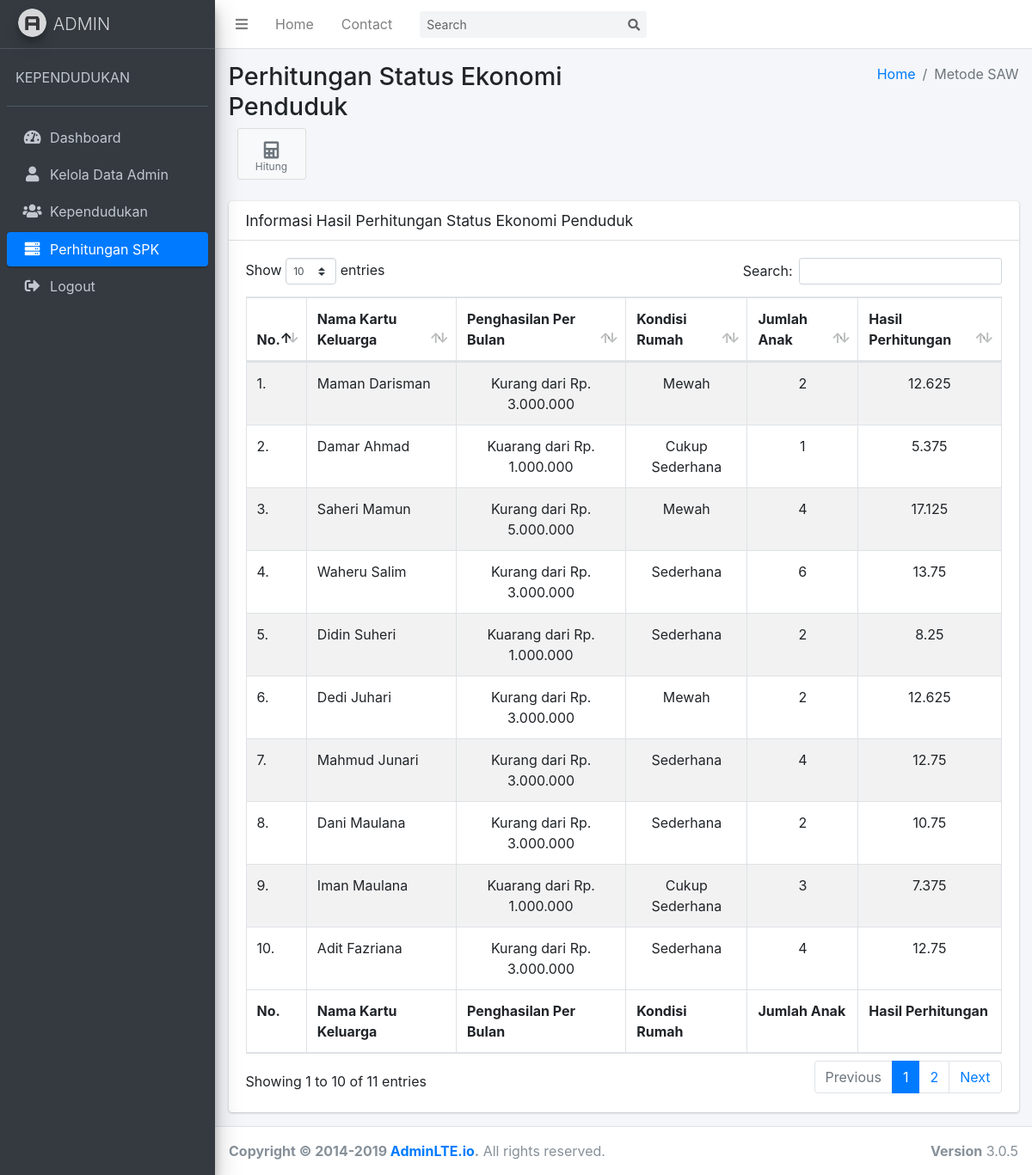
Screenshot of /cMetodeSAW with the database file from the repository.
### tables this page shows
CREATE TABLE `hasil_saw` (
  `id_hasil` int(11) NOT NULL,
  `id_penduduk` int(11) NOT NULL,
  `id_admin` int(11) NOT NULL,
  `penghasilan` varchar(20) NOT NULL,
  `kondisi_rumah` varchar(15) NOT NULL,
  `hasil` varchar(15) NOT NULL
);

CREATE TABLE `kependudukan` (
  `id_penduduk` int(11) NOT NULL,
  `no_kk` varchar(125) NOT NULL,
  `nama_kk` varchar(125) NOT NULL,
  `nama_ibu` varchar(125) NOT NULL,
  `jumlah_anak` int(20) NOT NULL,
  `rt` varchar(10) NOT NULL,
  `rw` varchar(10) NOT NULL,
  `alamat` text NOT NULL
);

### application/controllers/cMetodeSAW.php (called while the page is built, shortened)
<?php
class cMetodeSAW extends CI_Controller
{
    public function __construct()
    {
        $this->load->model('mKependudukan');
        $this->load->model('mMetodeSAW');
    }
    public function index()
    {
        $data = array(
            'hasil_saw' => $this->mMetodeSAW->select()
        );
        $this->load->view('Layout/head');
        $this->load->view('Layout/sidebar');
        $this->load->view('Perhitungan/hasilSAW', $data);
        $this->load->view('Layout/footer');
    }
}

### index.php (called while the page is built, shortened)
<?php
require_once BASEPATH.'core/CodeIgniter.php';

### application/models/mMetodeSAW.php (called while the page is built, shortened)
<?php
class mMetodeSAW extends CI_Model
{
    public function select()
    {
        $this->db->select('*');
        $this->db->from('hasil_saw');
        $this->db->join('admin', 'hasil_saw.id_admin = admin.id_admin', 'left');
        $this->db->join('kependudukan', 'hasil_saw.id_penduduk = kependudukan.id_penduduk', 'left');
        return $this->db->get()->result();
    }
}

### application/views/Perhitungan/hasilSAW.php (the view, shortened to what this page needs)
<div class="content-wrapper">
    <section class="content-header">
        <div class="container-fluid">
            <div class="row mb-2">
                <div class="col-sm-6">
                    <h1>Perhitungan Status Ekonomi Penduduk</h1>
                </div>
                <div class="col-sm-6">
                    <ol class="breadcrumb float-sm-right">
                        <li class="breadcrumb-item"><a href="#">Home</a></li>
                        <li class="breadcrumb-item active">Metode SAW</li>
                    </ol>
                </div>
            </div>
            <a href="<?= base_url('cMetodeSAW/hitung') ?>" class="btn btn-app">
                <i class="fas fa-calculator"></i>Hitung
            </a>
        </div>
    </section>
    <section class="content">
        <div class="container-fluid">
            <div class="row">
                <div class="col-12">
                    <div class="card">
                        <div class="card-header">
                            <h3 class="card-title">Informasi Hasil Perhitungan Status Ekonomi Penduduk</h3>
                        </div>
                        <div class="card-body">
                            <table id="example1" class="table table-bordered table-striped">
                                <thead>
                                    <tr>
                                        <th>No.</th>
                                        <th>Nama Kartu Keluarga</th>
                                        <th>Penghasilan Per Bulan</th>
                                        <th>Kondisi Rumah</th>
                                        <th>Jumlah Anak</th>
                                        <th>Hasil Perhitungan</th>
                                    </tr>
                                </thead>
                                <tbody>
                                    <?php
                                    $no = 1;
                                    foreach ($hasil_saw as $key => $value) {
                                    ?>
                                        <tr>
                                            <td><?= $no++ ?>.</td>
                                            <td><?= $value->nama_kk ?></td>
                                            <td class="text-center">
                                                <?php
                                                if ($value->penghasilan == '1') {
                                                    echo 'Kuarang dari Rp. 1.000.000';
                                                } else if ($value->penghasilan == '2') {
                                                    echo 'Kurang dari Rp. 3.000.000';
                                                } else if ($value->penghasilan == '3') {
                                                    echo 'Kurang dari Rp. 5.000.000';
                                                } else if ($value->penghasilan == '4') {
                                                    echo 'Lebih dari Rp. 5.000.000';
                                                }
                                                ?></td>
                                            <td class="text-center">
                                                <?php
                                                if ($value->kondisi_rumah == '1') {
                                                    echo 'Cukup Sederhana';
                                                } else if ($value->kondisi_rumah == '2') {
                                                    echo 'Sederhana';
                                                } else if ($value->kondisi_rumah == '3') {
                                                    echo 'Mewah';
                                                } else if ($value->kondisi_rumah == '4') {
                                                    echo 'Sangat Mewah';
                                                }
                                                ?>
                                            </td>
                                            <td class="text-center"><?= $value->jumlah_anak ?></td>
                                            <td class="text-center"><?= $value->hasil ?></td>
                                        </tr>
                                    <?php
                                    }
                                    ?>
                                </tbody>
                                <tfoot>
                                    <tr>
                                        <th>No.</th>
                                        <th>Nama Kartu Keluarga</th>
                                        <th>Penghasilan Per Bulan</th>
                                        <th>Kondisi Rumah</th>
                                        <th>Jumlah Anak</th>
                                        <th>Hasil Perhitungan</th>
                                    </tr>
                                </tfoot>
                            </table>
                        </div>
                    </div>
                </div>
            </div>
        </div>
    </section>
</div>

### rows the page displays
hasil_saw: id_penduduk.nama_kk "Maman Darisman", penghasilan "Kurang dari Rp. 3.000.000", kondisi_rumah "Mewah", id_penduduk.jumlah_anak "2", hasil "12.625"
hasil_saw: id_penduduk.nama_kk "Damar Ahmad", penghasilan "Kuarang dari Rp. 1.000.000", kondisi_rumah "Cukup Sederhana", id_penduduk.jumlah_anak "1", hasil "5.375"
hasil_saw: id_penduduk.nama_kk "Saheri Mamun", penghasilan "Kurang dari Rp. 5.000.000", kondisi_rumah "Mewah", id_penduduk.jumlah_anak "4", hasil "17.125"
hasil_saw: id_penduduk.nama_kk "Waheru Salim", penghasilan "Kurang dari Rp. 3.000.000", kondisi_rumah "Sederhana", id_penduduk.jumlah_anak "6", hasil "13.75"
hasil_saw: id_penduduk.nama_kk "Didin Suheri", penghasilan "Kuarang dari Rp. 1.000.000", kondisi_rumah "Sederhana", id_penduduk.jumlah_anak "2", hasil "8.25"
hasil_saw: id_penduduk.nama_kk "Dedi Juhari", penghasilan "Kurang dari Rp. 3.000.000", kondisi_rumah "Mewah", id_penduduk.jumlah_anak "2", hasil "12.625"
hasil_saw: id_penduduk.nama_kk "Mahmud Junari", penghasilan "Kurang dari Rp. 3.000.000", kondisi_rumah "Sederhana", id_penduduk.jumlah_anak "4", hasil "12.75"
hasil_saw: id_penduduk.nama_kk "Dani Maulana", penghasilan "Kurang dari Rp. 3.000.000", kondisi_rumah "Sederhana", id_penduduk.jumlah_anak "2", hasil "10.75"
hasil_saw: id_penduduk.nama_kk "Iman Maulana", penghasilan "Kuarang dari Rp. 1.000.000", kondisi_rumah "Cukup Sederhana", id_penduduk.jumlah_anak "3", hasil "7.375"
hasil_saw: id_penduduk.nama_kk "Adit Fazriana", penghasilan "Kurang dari Rp. 3.000.000", kondisi_rumah "Sederhana", id_penduduk.jumlah_anak "4", hasil "12.75"
